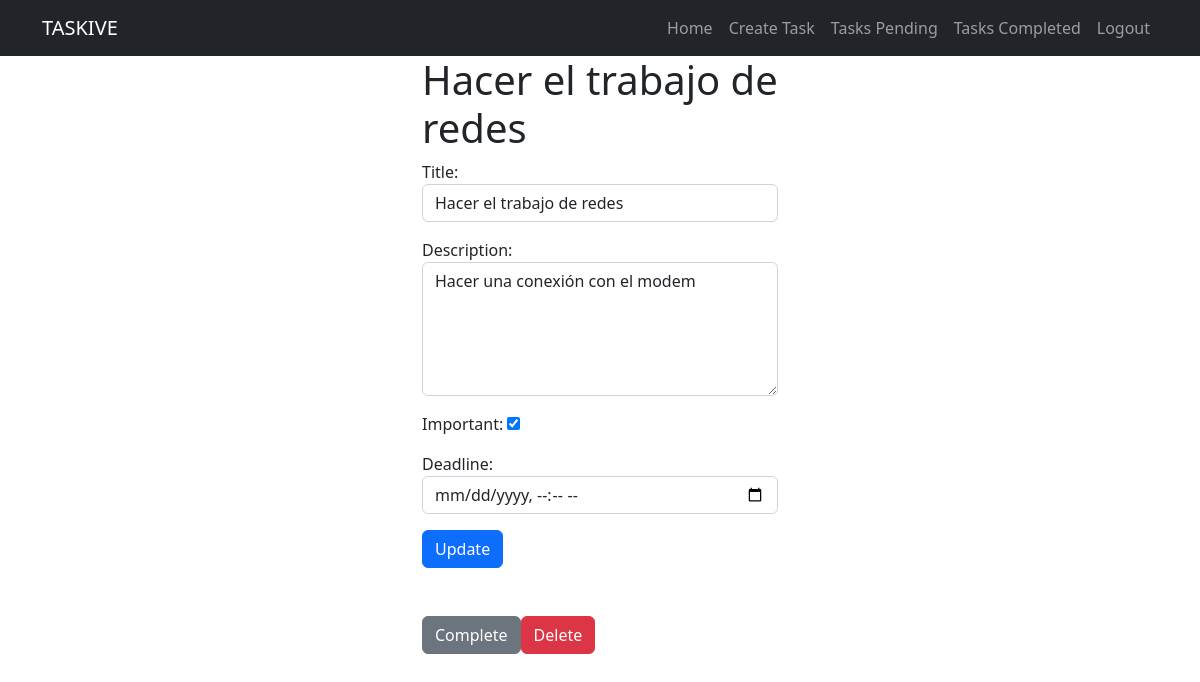
/tasks/9/ (signed in), run on the app's committed database.
### tasks/models.py (models this page shows, shortened)
class Task(models.Model):
    title = models.CharField(max_length=100)
    description = models.TextField(blank=True) #Blank true es que es opcional para el admin
    created = models.DateTimeField(auto_now_add=True) #Fecha, cuando se crea la tarea coge la hora de ahora como creado
    datecompleted = models.DateTimeField(null=True, blank = True)
    deadline = models.DateTimeField(null=True, blank=True)
    important = models.BooleanField(default=False) #Por defecto las tareas no son importantes
    user = models.ForeignKey(User, on_delete=models.CASCADE)  #Se elimina en cascada, lo relacionado

### tasks/views.py (the view, shortened to what this page needs)
# urls.py: path('tasks/<int:task_id>/',views.task_detail, name = 'task_detail'),
@login_required
def task_detail(request, task_id):
    if request.method == 'GET':
        task = get_object_or_404(Task, pk=task_id, user = request.user)
        form = TaskForm(instance=task) #Llena el formulario con esa tarea
        return render (request, 'task_detail.html', {
            'task': task,
            'form' : form
        })

### tasks/forms.py
class TaskForm(forms.ModelForm):
    class Meta:
        model = Task
        fields = ['title', 'description', 'important', 'deadline']
        widgets = {
            'title' : forms.TextInput(attrs={'class': 'form-control', 'placeholder' : 'Write a tittle'}),
            'description' : forms.Textarea(attrs={'class': 'form-control', 'rows': '5',  'placeholder' : 'Write a description'}),
            'deadline': forms.DateTimeInput(attrs={'class': 'form-control', 'type': 'datetime-local'}),
        }

### tasks/templates/task_detail.html (shortened to what this page needs)
{% extends 'base.html' %}
{% block content %}
   <main class="container">
        <div class="row">
            <div class="col-md-4 offset-md-4">
                <h1 class="text-seconda">{{task.title}}</h1>
                <form  method="POST">
                    {{form.as_p}}
                    <button  class="btn btn-primary">Update</button>
                </form>
                <div class="mt-5 d-flex">
                    <form action=" {% url 'complete_task' task.id %}" method="POST">
                        <button class="btn btn-secondary">Complete</button>
                    </form>
                    <form action=" {% url 'delete_task' task.id %}" method="POST">
                        <button class="btn btn-danger">Delete</button>
                    </form>
                </div>
            </div>
        </div>
   </main>
{% endblock %}

### data on the page
Task: title "Hacer el trabajo de redes", description "Hacer una conexión con el modem", important "☑"
